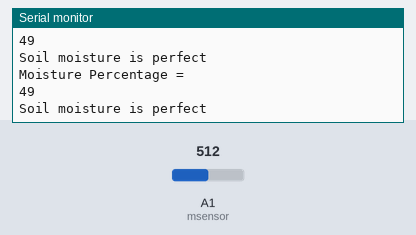
Bench run of a sketch on a simulated Arduino Uno, built with avr-gcc and run on an emulated ATmega328P. Shown: the last lines printed to the serial monitor. The inputs (shaded band) are chosen by the test bench; at power-on: A1 (msensor) = 512.

Above: at 1.8 s.
1.9 s: A1 (msensor) set to 487
At 2.8 s:
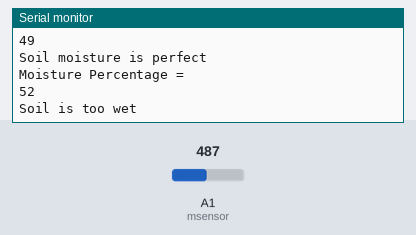
4.5 s: A1 (msensor) set to 710
At 5.7 s:
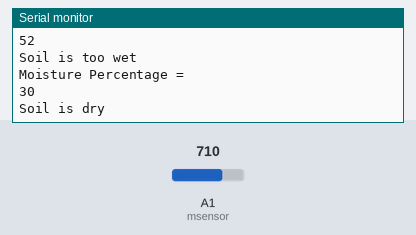
Timing chart, 0 to 7.5 s (numbered marks = the images above; inputs shaded):
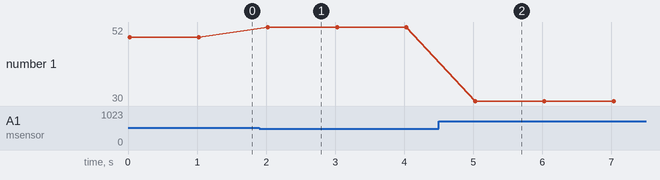

The sketch:

final_till_now.ino
```cpp
int msensor = A1; // moisture sensor is connected with the analog pin A1 of the Arduino
int msvalue = 0; // moisture sensor value
int moisture_percentage = 0;

void setup() {
  Serial.begin(9600);
  pinMode(msensor, INPUT);

}

void loop() {
  msvalue = analogRead(msensor);
 moisture_percentage = ( 100 - ( (msvalue/1023.00) * 100 ) );
  Serial.println("Moisture Percentage = ");
  Serial.println(moisture_percentage);
  if(msvalue<=500){
    Serial.println("Soil is too wet");
  }
  if(msvalue>500 && msvalue<700){
    Serial.println("Soil moisture is perfect");
  }
  if(msvalue>=700){
    Serial.println("Soil is dry");
  }

  delay(1000);
}
```

Measured:
- the behaviour switches between 501 and 500 on A1 (msensor) (found by bisection; images 0 and 1)
- after the input at 1.9 s, the serial monitor: prints a new line after 0.13 s (image 1)
- after the input at 4.5 s, the serial monitor: prints a new line after 0.53 s (image 2)
- plotted number 1: 49 → 52 after the input at 1.9 s, 52 → 30 after the input at 4.5 s
